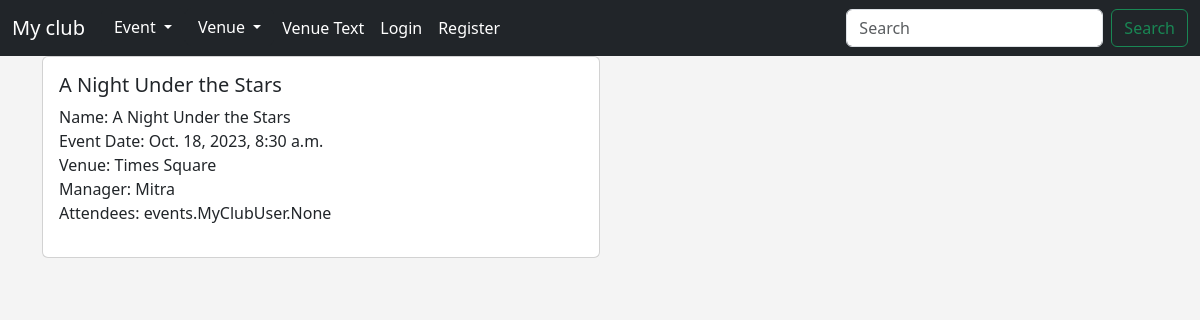
/event/3, run on the app's committed database.
### events/models.py (models this page shows, shortened)
class Event(models.Model):
	name  = models.CharField('Event Name', max_length=120)
	event_date = models.DateTimeField('Event Date')
	venue = models.ForeignKey(Venue, blank=True, null=True, on_delete=models.CASCADE)
	manager = models.ForeignKey(User, blank=True, null=True, on_delete=models.SET_NULL)
	description = models.TextField(blank=True)
	attendees = models.ManyToManyField(MyClubUser, blank=True)
	likes = models.IntegerField(default=0)
	def __str__(self):
		return self.name

class Venue(models.Model):
	name = models.CharField('Venue Name', max_length=120)
	address = models.CharField(max_length=300)
	zip_code = models.CharField('Zip Code', max_length=15)
	phone = models.CharField('Contact Phone', max_length=25, blank=True)
	web = models.URLField('Website Address', blank=True)
	email_address = models.EmailField('Email Address', blank=True)
	owner = models.ForeignKey(User, verbose_name=("Venue Owner"), on_delete=models.CASCADE)
	venue_image = models.ImageField(null=True, blank=True, upload_to="images/")
	def __str__(self):
		return self.name

### events/views.py (the view)
# urls.py: path('event/<event_id>', views.show_events, name='show-event'),
def show_events(request, event_id):
	show_events = Event.objects.get(pk=event_id)
	context = show_events
	return render(request, 'events/show_events.html', {"context" : context})

### events/templates/events/show_events.html
{% extends 'events/base.html' %}
{%block content%}
<div class="col-md-6">
    <div class="card mb-4">
        <div class="card-body">
            <h5 class="card-title">{{ context }}</h5>
            <ul class="list-unstyled">
                <li>Name: {{ context.name }}</li>
                <li>Event Date: {{ context.event_date}}</li>
                <li>Venue: {{ context.venue}}</li>
                <li>Manager: {{ context.manager }}</li>
                <li>Attendees: {{ context.attendees }}</li>
            </ul>
        </div>
    </div>
</div>
{%endblock%}

### events/templates/events/base.html (style rules this page uses)
body { background: #f4f4f4; }

### data on the page
Event: name "A Night Under the Stars", event_date "Oct. 18, 2023, 8:30 a.m.", venue "Times Square", manager "Mitra", attendees "events.MyClubUser.None"
